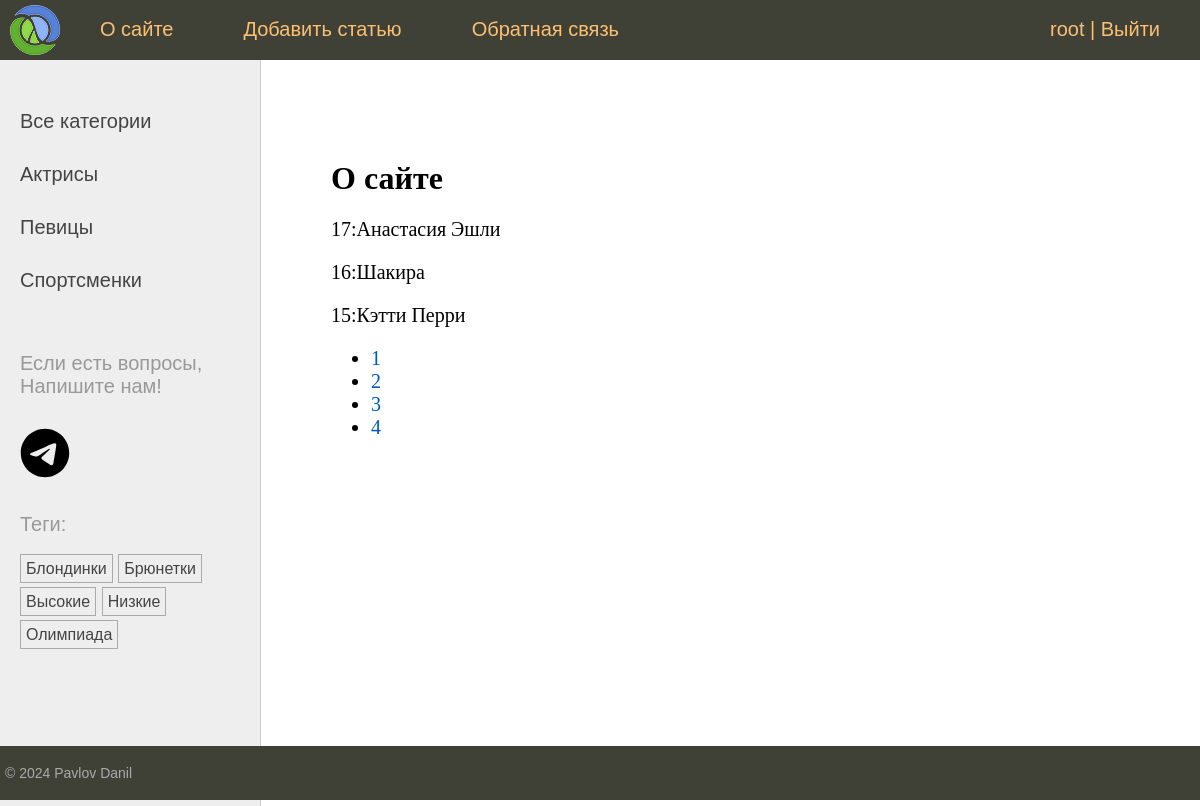
The app's page /about/ (signed in), older data.
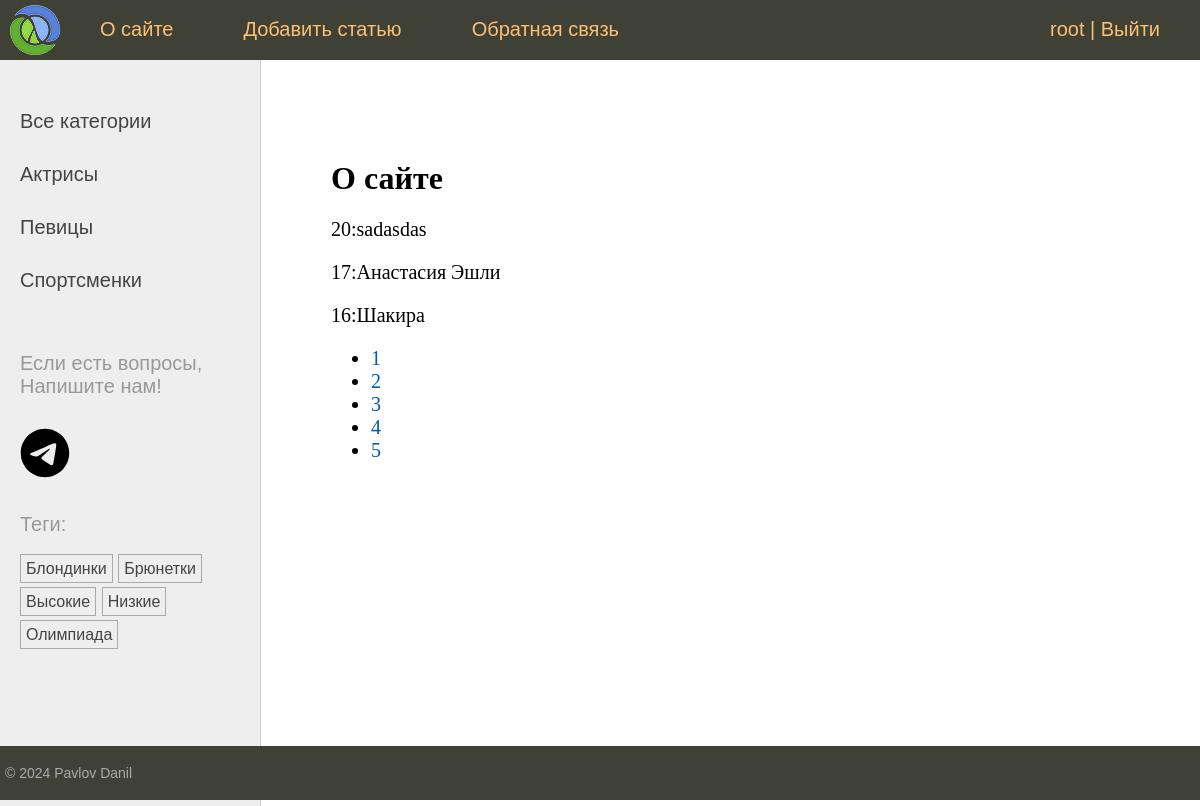
The same page, newer data.
### women/models.py (models this page shows, shortened)
class Category(models.Model):
    name = models.CharField(max_length=100, db_index=True, verbose_name='Категория')
    slug = models.SlugField(max_length=255, unique=True, db_index=True)
    class Meta:
        verbose_name = 'Категория'
        verbose_name_plural = 'Категории'
    def get_absolute_url(self):
        return reverse('category', kwargs={'cat_slug': self.slug})

class TagPost(models.Model):
    tag = models.CharField(max_length=100, db_index=True)
    slug = models.SlugField(max_length=255, unique=True, db_index=True)
    def get_absolute_url(self):
        return reverse('tag', kwargs={'tag_slug': self.slug})

class Women(models.Model):
    class Status(models.IntegerChoices):
        DRAFT = 0, 'Черновик'
        PUBLISHED = 1, 'Опубликовано'
    title = models.CharField(max_length=255, verbose_name='Заголовок')
    slug = models.SlugField(max_length=255, unique=True, db_index=True, verbose_name='Slug',validators=[
        MinLengthValidator(5, message='Минимум 5 символов'),
        MaxLengthValidator(100, message='Максимум 100 символов')
    ])
    photo = models.ImageField(upload_to='photos/%Y/%m/%d/', default=None, blank=True, null=True, verbose_name='Фото')
    content = models.TextField(blank=True, verbose_name='Текст статьи')
    time_create = models.DateTimeField(auto_now_add=True, verbose_name='Время создания')
    time_update = models.DateTimeField(auto_now=True, verbose_name='Время изменения')
    is_published = models.BooleanField(choices=tuple(map(lambda x: (bool(x[0]), x[1]), Status.choices)),
                                       default=Status.DRAFT, verbose_name='Статус')
    cat = models.ForeignKey('Category', on_delete=models.PROTECT, related_name='posts', verbose_name='Категории')
    tags = models.ManyToManyField('TagPost', blank=True, related_name='tags', verbose_name='Теги')
    husband = models.OneToOneField('Husband', on_delete=models.SET_NULL,
                                   null=True, blank=True, related_name='wuman', verbose_name='Муж')
    author = models.ForeignKey(get_user_model(), on_delete=models.SET_NULL, related_name='posts',
                                null=True, default=None)
    objects = models.Manager()
    published = PublishedManager()
    class Meta:
        verbose_name = 'Известные женщины'
        verbose_name_plural = 'Известные женщины'
        ordering = ['-time_create']
        indexes = [
            models.Index(fields=['-time_create'])
        ]

### women/views.py (the view)
# urls.py: path('about/', views.about, name='about'),
@login_required
def about(request):
    contact_list = Women.published.all()
    paginator = Paginator(contact_list, 3)
    page_number = request.GET.get('page')
    page_obj = paginator.get_page(page_number)
    return render(request, 'women/about.html',
                  {'title': 'О сайте', 'page_obj': page_obj})

### users/context_processors.py (called while the page is built)
def get_women_context(request):
    return {'mainmenu': menu}

### women/models.py (called while the page is built)
    def get_queryset(self):
        return super().get_queryset().filter(is_published=Women.Status.PUBLISHED)

### women/templatetags/women_tags.py (called while the page is built)
@register.inclusion_tag('women/list_categories.html')
def show_categories(cat_selected=0):
    cats = Category.objects.annotate(total=Count("posts")).filter(total__gt=0)
    return {'cats': cats, 'cat_selected': cat_selected}

@register.inclusion_tag('women/list_tags.html')
def show_all_tags():
    return {'tags': TagPost.objects.annotate(total=Count("tags")).filter(total__gt=0)}

### women/templates/women/about.html
{% extends 'base.html' %}
{% block content %}
<h1>{{title}}</h1>
    {% for item in page_obj %}
    <p>{{ item.pk }}:{{ item.title }}</p>
    {% endfor %}
    <nav>
    <ul>
        {% for p in page_obj.paginator.page_range %}
        <li>
            <a href="?page={{ p }}">{{ p }}</a>
        </li>
        {% endfor %}
    </ul>
    </nav>
{% endblock %}

### templates/base.html (shortened to what this page needs)
{% load static %}
{% load women_tags %}
<!DOCTYPE html>
<html>
<head>
	<link type="text/css" href="{% static 'women/css/styles.css' %}" rel="stylesheet" />
</head>
<body>
<table class="table-page" border=0 cellpadding="0" cellspacing="0">
<tr><td valign=top>
{% block mainmenu %}
		<div class="header">
			<ul id="mainmenu" class="mainmenu">
			<li class="logo"><a href="{% url 'home' %}"><div class="logo"></div></a></li>
{% for m in mainmenu %}
	<li><a href="{% url m.url_name %}">{{m.title}}</a></li>
{% endfor %}
{% if user.is_authenticated %}
<form id="logoutForm" method="post" action="{% url 'users:logout' %}">
	<li class="last"><a href="{% url "users:profile" %}">{{ user.username }}</a> | <a href="#" onclick="document.getElementById('logoutForm').submit(); return false;">Выйти</a></li>
{% else %}
    <li class="last"><a href="{% url 'users:login' %}">Войти</a> | <a href="{% url 'users:register' %}">Регистрация</a></li>
{% endif %}
			</ul>
		</div>
{% endblock mainmenu %}
<table class="table-content" border=0 cellpadding="0" cellspacing="0">
<tr>
	<td valign="top" class="left-chapters">
	<ul id="leftchapters">
		{% if cat_selected == 0 %}
		<li class="selected">Все категории</li>
		{% else %}
		<li><a href="{% url 'home' %}">Все категории</a></li>
		{% endif %}
		{% show_categories cat_selected %}
		<li class="share">
    <p>Если есть вопросы, Напишите нам!</p>
    </li>
    <a href="https://t.me/ton_618_bot"></a>
		<li>{% show_all_tags %}</li>
	</ul>
</td>
<td valign="top" class="content">
	<div class="content-text">
{% block content %}
{% endblock %}
	</div>
</td></tr></table>
</td></tr>
<tr><td valign=top>
	<div id="footer">
		<p>&copy; 2024 Pavlov Danil</p>
	</div>
</td></tr></table>
</body>
</html>

### women/templates/women/list_categories.html
{% for cat in cats %}
{% if cat.id == cat_selected %}
<li class='selected'>{{cat.name}}</li>
{% else %}
<li><a href="{{ cat.get_absolute_url }}">{{cat.name}}</a></li>
{% endif %}
{% endfor %}

### women/templates/women/list_tags.html
{% if tags %}
    <p>Теги:</p>
    <ul class="tags-list">
    {% for t in tags %}
    <li><a href="{{ t.get_absolute_url }}">{{ t.tag }}</a></li>
    {% endfor %}
    </ul>
{% endif %}

Row changes from the older to the newer data that the page shows:
no longer on this page (row unchanged): Women: pk "15", title "Кэтти Перри"
added Women: pk "20", title "sadasdas"
Text that changed along with them:
new list line: "5"
